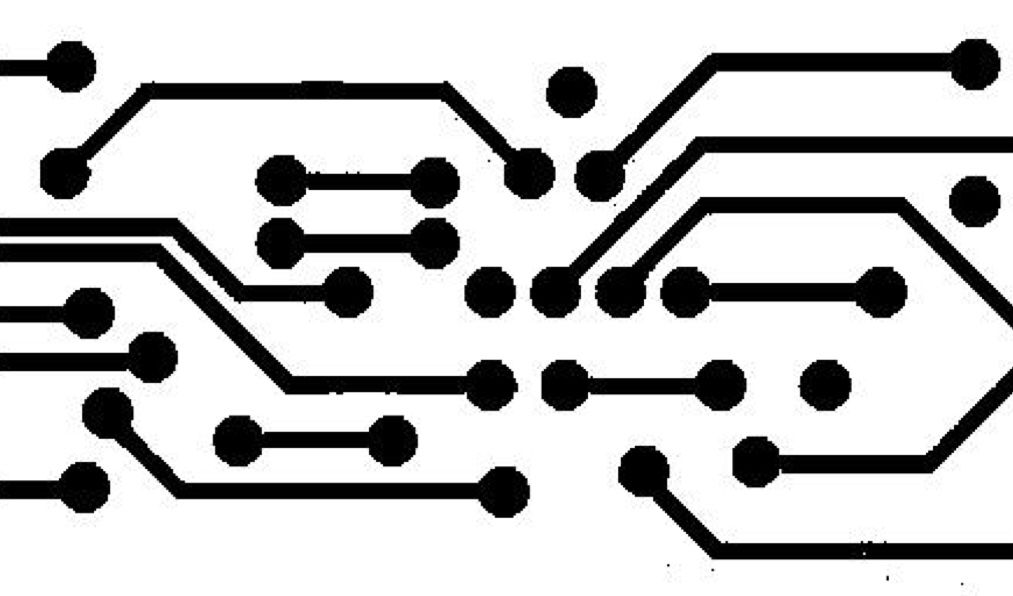
//> input picture class_4/xianluban.jpg, 1013 x 596 px
$ ./xianluban   (built with g++ and OpenCV 4)
//> lines starting //> are read from the running program, lines starting //| are printed output that depends on the picture; after the words box and inside, x2 and y2 are one past the last pixel; in counts of white or black regions, pixels touching at a corner belong together
#include <opencv2/opencv.hpp>

using namespace cv;
using namespace std;

RNG rng(12345);

int main() {
    cv::Mat src = imread("D:\\Desktop\\Opencv_Class\\class_4\\xianluban.jpg");
//> src is the input picture: 596 rows x 1013 cols, CV_8UC3; min 0, max 255, mean 195.3
    cv::Mat src_gray, src_th, src_pz, src_fs, src_open, src_close;
    cv::Mat src_labels, src_stats, src_centroids;
    int num = 0;
    cv::cvtColor(src, src_gray, COLOR_BGR2GRAY);
    cv::threshold(src_gray,src_th,80,255, THRESH_OTSU);
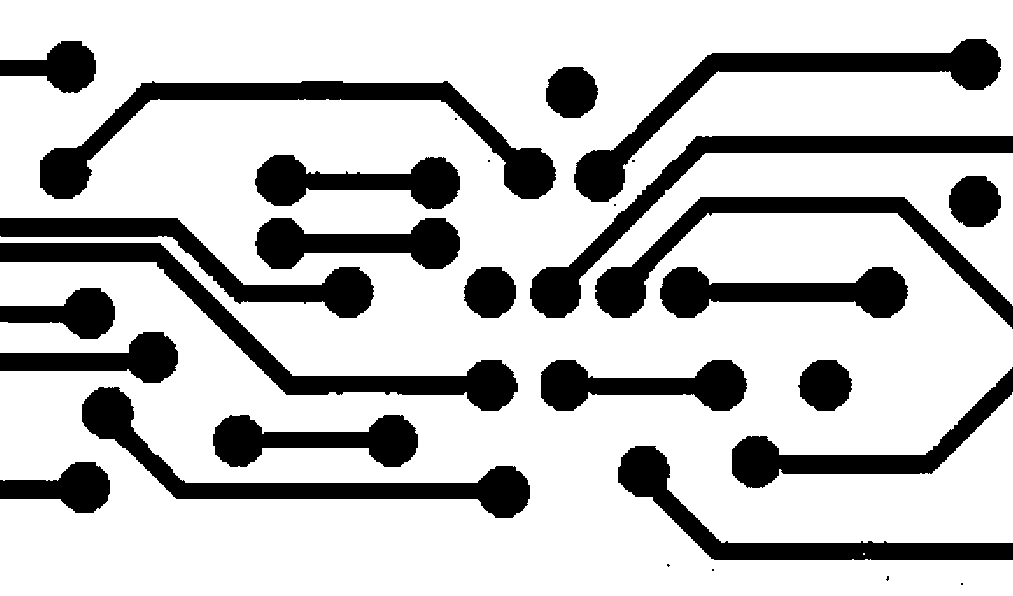
//> src_th: 596 rows x 1013 cols, CV_8UC1; 76.4% white; 30 black regions (8 under 20 px), largest, box (x1, y1, x2, y2) and area: (40, 81, 556, 199) 12414, (0, 243, 518, 411) 11633, (574, 39, 1001, 202) 11123
    src_th = ~src_th;
    cv::Mat element0 = cv::getStructuringElement(MORPH_RECT, Size(20, 20));
    cv::Mat element1 = cv::getStructuringElement(MORPH_ELLIPSE, Size(22, 22));

    cv::erode(src_th, src_fs, element0);
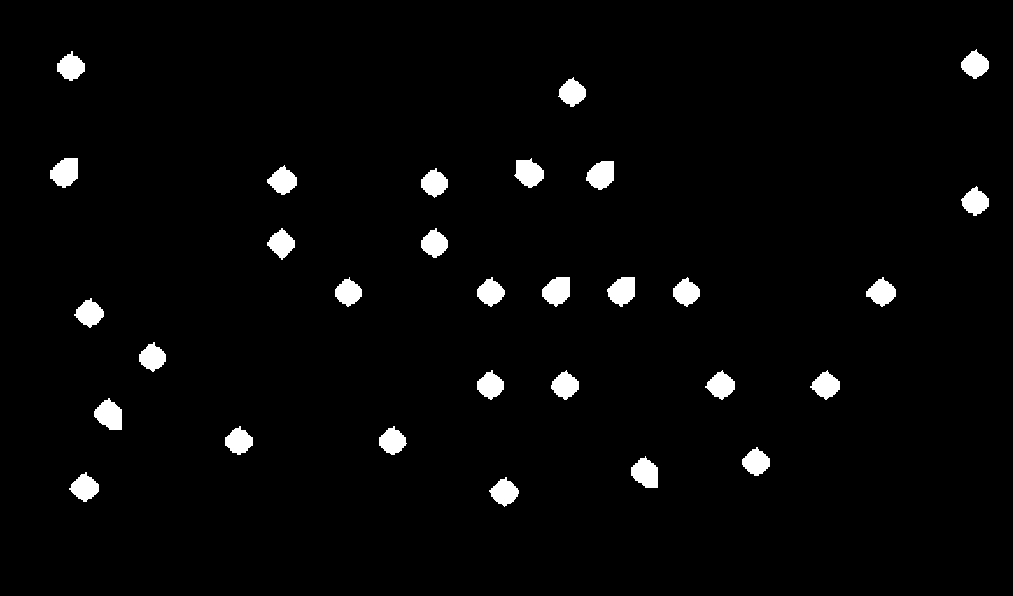
//> src_fs: 596 rows x 1013 cols, CV_8UC1; 2.7% white; 30 white regions, largest, box (x1, y1, x2, y2) and area: (50, 158, 78, 188) 629, (94, 398, 122, 430) 625, (542, 277, 570, 307) 618
    cv::dilate(src_fs, src_open, element1);
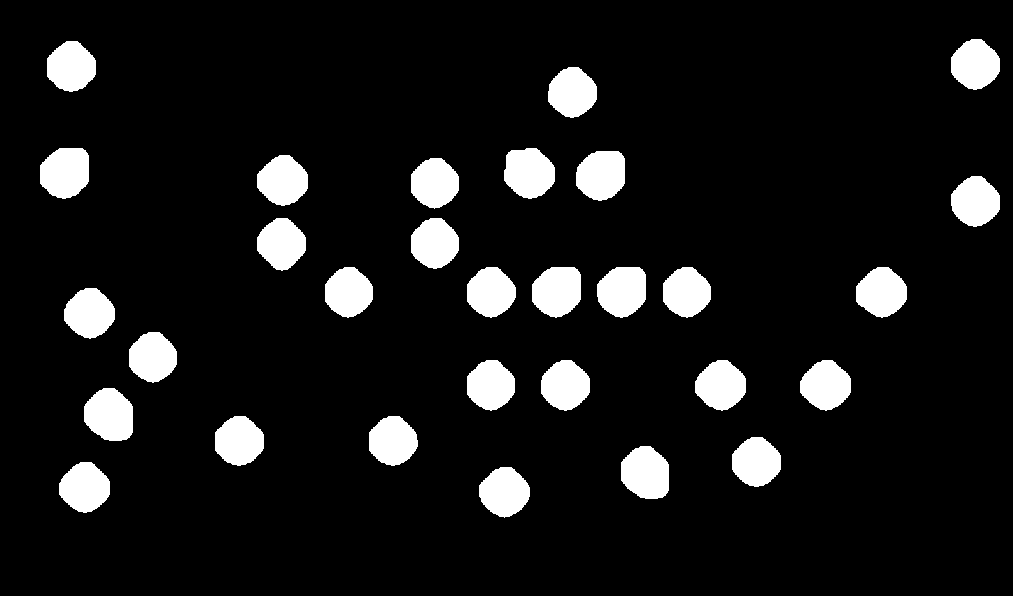
//> src_open: 596 rows x 1013 cols, CV_8UC1; 9.5% white; 30 white regions, largest, box (x1, y1, x2, y2) and area: (84, 388, 133, 441) 2063, (40, 148, 89, 199) 2042, (621, 446, 669, 499) 2042

    num = cv::connectedComponentsWithStats(src_open, src_labels, src_stats, src_centroids, 8, CV_32S);
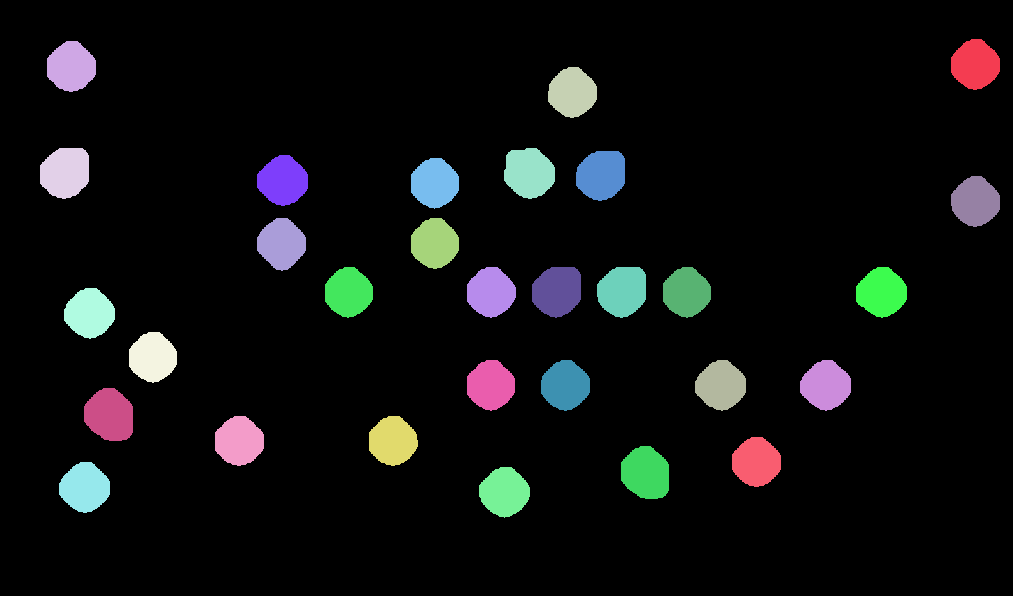
//> src_labels: 596 rows x 1013 cols, CV_32SC1; 31 distinct labels, from 0 to 30; one colour per label, 0 black
//> num = 31; src_stats = 31 rows, first 6: [0, 0, 1013, 596, 546359], [951, 39, 49, 51, 1875], [47, 41, 49, 51, 1895], [548, 67, 49, 51, 1870], [40, 148, 49, 51, 2042], [504, 148, 51, 51, 2020]; src_centroids = 31 pairs, first value 65.02 to 975, second value 64.09 to 491.7

    vector<Vec3b> colors(num);
    // background color
    colors[0] = Vec3b(0, 0, 0);
    // object color
    for (int i = 1; i < num; i++) {
        colors[i] = Vec3b(rng.uniform(0, 256), rng.uniform(0, 256), rng.uniform(0, 256));
    }
//> this loop made 30 passes
    // render result
    cv::Mat dst = Mat::zeros(src.size(), src.type());
    int w = src.cols;
//> w = 1013
    int h = src.rows;
//> h = 596
    for (int row = 0; row < h; row++) {
        for (int col = 0; col < w; col++) {
            int label = src_labels.at<int>(row, col);
            if (label == 0) continue;
            dst.at<Vec3b>(row, col) = colors[label];
        }
    }
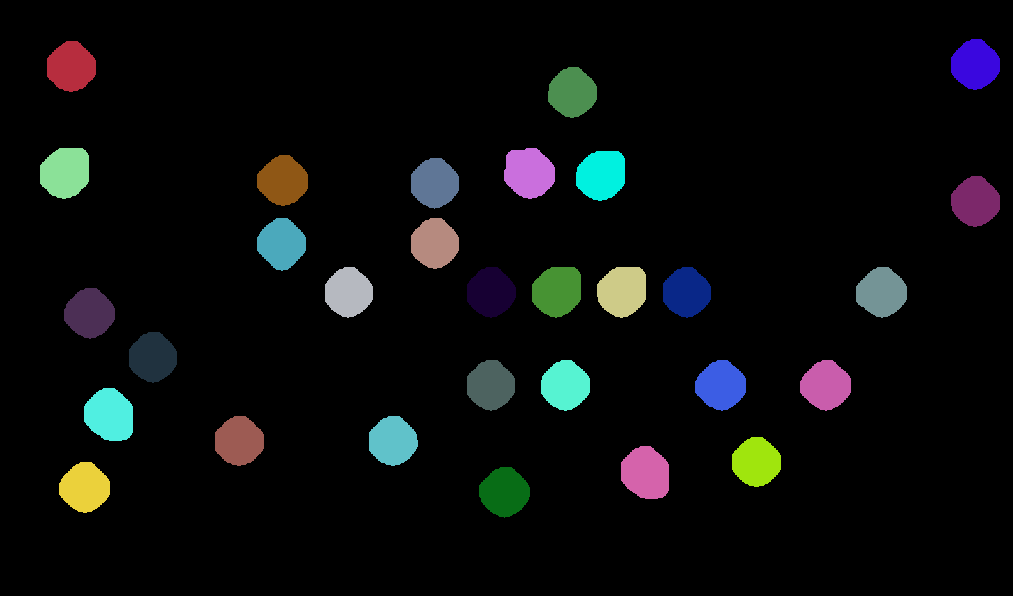
//> dst: 596 rows x 1013 cols, CV_8UC3; mean B, G, R 12.4, 12.3, 10.7


    for (int i = 1; i < num; i++) {
        cv::rectangle(src, Point(src_stats.at<int>(i,0), src_stats.at<int>(i,1)), Point(src_stats.at<int>(i,0)+src_stats.at<int>(i,2), src_stats.at<int>(i,1)+src_stats.at<int>(i,3)), Scalar (0,255,0), 1);
    }
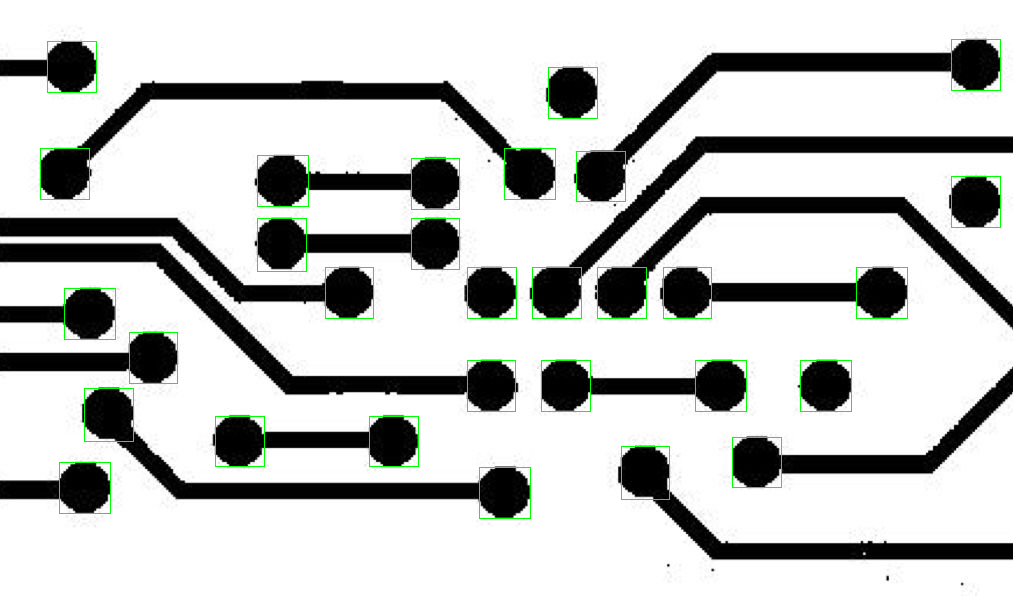
//> src: 596 rows x 1013 cols, CV_8UC3; 1% of pixels changed, all inside (x1, y1, x2, y2) = (40, 39, 1001, 519)

    cv::imshow("result", dst);
    cv::imshow("result1", src);
    cout << num - 1 << endl;
//| 30
    while (true) {
        if (waitKey(1) == 27)
//> the Esc key is pressed
        {
            break;
        }
    }
    return 0;

}
